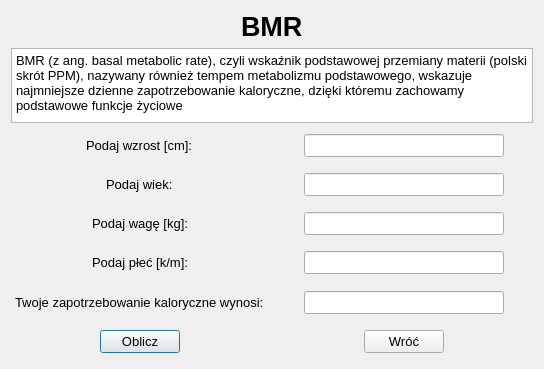
<?xml version="1.0" encoding="UTF-8"?>
<ui version="4.0">
 <class>bmr</class>
 <widget class="QDialog" name="bmr">
  <property name="geometry">
   <rect>
    <x>0</x>
    <y>0</y>
    <width>544</width>
    <height>369</height>
   </rect>
  </property>
  <property name="windowTitle">
   <string>BMR</string>
  </property>
  <layout class="QGridLayout" name="gridLayout_2">
   <item row="3" column="0">
    <layout class="QGridLayout" name="gridLayout">
     <item row="8" column="0" alignment="Qt::AlignHCenter|Qt::AlignVCenter">
      <widget class="QPushButton" name="pushButton_oblicz">
       <property name="font">
        <font>
         <pointsize>10</pointsize>
        </font>
       </property>
       <property name="text">
        <string>Oblicz</string>
       </property>
      </widget>
     </item>
     <item row="5" column="0" alignment="Qt::AlignHCenter|Qt::AlignVCenter">
      <widget class="QLabel" name="label_4">
       <property name="font">
        <font>
         <pointsize>10</pointsize>
        </font>
       </property>
       <property name="text">
        <string>Podaj płeć [k/m]:</string>
       </property>
      </widget>
     </item>
     <item row="3" column="1" alignment="Qt::AlignHCenter|Qt::AlignVCenter">
      <widget class="QLineEdit" name="lineEdit_wiek">
       <property name="minimumSize">
        <size>
         <width>200</width>
         <height>0</height>
        </size>
       </property>
       <property name="maximumSize">
        <size>
         <width>500</width>
         <height>16777215</height>
        </size>
       </property>
       <property name="font">
        <font>
         <pointsize>10</pointsize>
        </font>
       </property>
      </widget>
     </item>
     <item row="8" column="1" alignment="Qt::AlignHCenter|Qt::AlignVCenter">
      <widget class="QPushButton" name="pushButton_wroc">
       <property name="font">
        <font>
         <pointsize>10</pointsize>
        </font>
       </property>
       <property name="text">
        <string>Wróć</string>
       </property>
      </widget>
     </item>
     <item row="4" column="1" alignment="Qt::AlignHCenter|Qt::AlignVCenter">
      <widget class="QLineEdit" name="lineEdit_waga">
       <property name="minimumSize">
        <size>
         <width>200</width>
         <height>0</height>
        </size>
       </property>
       <property name="maximumSize">
        <size>
         <width>500</width>
         <height>16777215</height>
        </size>
       </property>
       <property name="font">
        <font>
         <pointsize>10</pointsize>
        </font>
       </property>
      </widget>
     </item>
     <item row="3" column="0" alignment="Qt::AlignHCenter|Qt::AlignVCenter">
      <widget class="QLabel" name="label_2">
       <property name="font">
        <font>
         <pointsize>10</pointsize>
        </font>
       </property>
       <property name="text">
        <string>Podaj wiek:</string>
       </property>
      </widget>
     </item>
     <item row="5" column="1" alignment="Qt::AlignHCenter|Qt::AlignVCenter">
      <widget class="QLineEdit" name="lineEdit_plec">
       <property name="minimumSize">
        <size>
         <width>200</width>
         <height>0</height>
        </size>
       </property>
       <property name="maximumSize">
        <size>
         <width>500</width>
         <height>16777215</height>
        </size>
       </property>
       <property name="font">
        <font>
         <pointsize>10</pointsize>
        </font>
       </property>
      </widget>
     </item>
     <item row="6" column="0" colspan="2">
      <layout class="QHBoxLayout" name="horizontalLayout_2">
       <item alignment="Qt::AlignHCenter|Qt::AlignVCenter">
        <widget class="QLabel" name="label_7">
         <property name="font">
          <font>
           <pointsize>10</pointsize>
          </font>
         </property>
         <property name="text">
          <string>Twoje zapotrzebowanie kaloryczne wynosi:</string>
         </property>
        </widget>
       </item>
       <item alignment="Qt::AlignHCenter|Qt::AlignVCenter">
        <widget class="QLineEdit" name="lineEdit_bmr">
         <property name="minimumSize">
          <size>
           <width>200</width>
           <height>0</height>
          </size>
         </property>
         <property name="maximumSize">
          <size>
           <width>500</width>
           <height>16777215</height>
          </size>
         </property>
         <property name="font">
          <font>
           <pointsize>10</pointsize>
          </font>
         </property>
        </widget>
       </item>
      </layout>
     </item>
     <item row="4" column="0" alignment="Qt::AlignHCenter|Qt::AlignVCenter">
      <widget class="QLabel" name="label_3">
       <property name="font">
        <font>
         <pointsize>10</pointsize>
        </font>
       </property>
       <property name="text">
        <string>Podaj wagę [kg]:</string>
       </property>
      </widget>
     </item>
     <item row="2" column="0" alignment="Qt::AlignHCenter|Qt::AlignVCenter">
      <widget class="QLabel" name="label">
       <property name="font">
        <font>
         <pointsize>10</pointsize>
        </font>
       </property>
       <property name="text">
        <string>Podaj wzrost [cm]:</string>
       </property>
      </widget>
     </item>
     <item row="2" column="1" alignment="Qt::AlignHCenter|Qt::AlignVCenter">
      <widget class="QLineEdit" name="lineEdit_wzrost">
       <property name="minimumSize">
        <size>
         <width>200</width>
         <height>0</height>
        </size>
       </property>
       <property name="maximumSize">
        <size>
         <width>500</width>
         <height>16777215</height>
        </size>
       </property>
       <property name="font">
        <font>
         <pointsize>10</pointsize>
        </font>
       </property>
      </widget>
     </item>
     <item row="1" column="0" colspan="2">
      <layout class="QVBoxLayout" name="verticalLayout_3">
       <item alignment="Qt::AlignHCenter|Qt::AlignVCenter">
        <widget class="QLabel" name="label_5">
         <property name="maximumSize">
          <size>
           <width>16777215</width>
           <height>50</height>
          </size>
         </property>
         <property name="font">
          <font>
           <pointsize>20</pointsize>
           <weight>75</weight>
           <bold>true</bold>
          </font>
         </property>
         <property name="text">
          <string>BMR</string>
         </property>
        </widget>
       </item>
       <item alignment="Qt::AlignVCenter">
        <widget class="QPlainTextEdit" name="plainTextEdit">
         <property name="maximumSize">
          <size>
           <width>16777215</width>
           <height>75</height>
          </size>
         </property>
         <property name="font">
          <font>
           <pointsize>10</pointsize>
          </font>
         </property>
         <property name="plainText">
          <string>BMR (z ang. basal metabolic rate), czyli wskaźnik podstawowej przemiany materii (polski skrót PPM), nazywany również tempem metabolizmu podstawowego, wskazuje najmniejsze dzienne zapotrzebowanie kaloryczne, dzięki któremu zachowamy podstawowe funkcje życiowe</string>
         </property>
        </widget>
       </item>
      </layout>
     </item>
    </layout>
   </item>
  </layout>
 </widget>
 <resources/>
 <connections/>
</ui>
